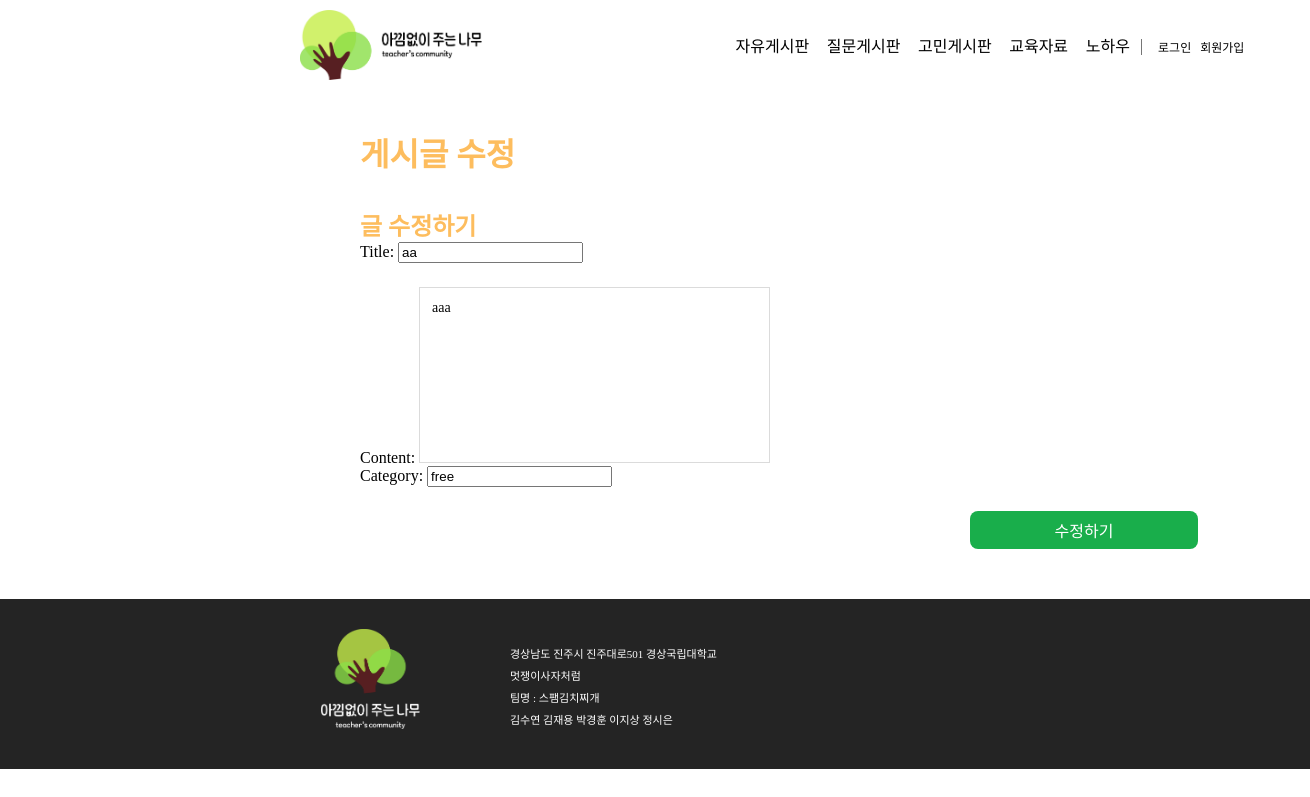
The page /update_post/1 on the database as committed earlier.
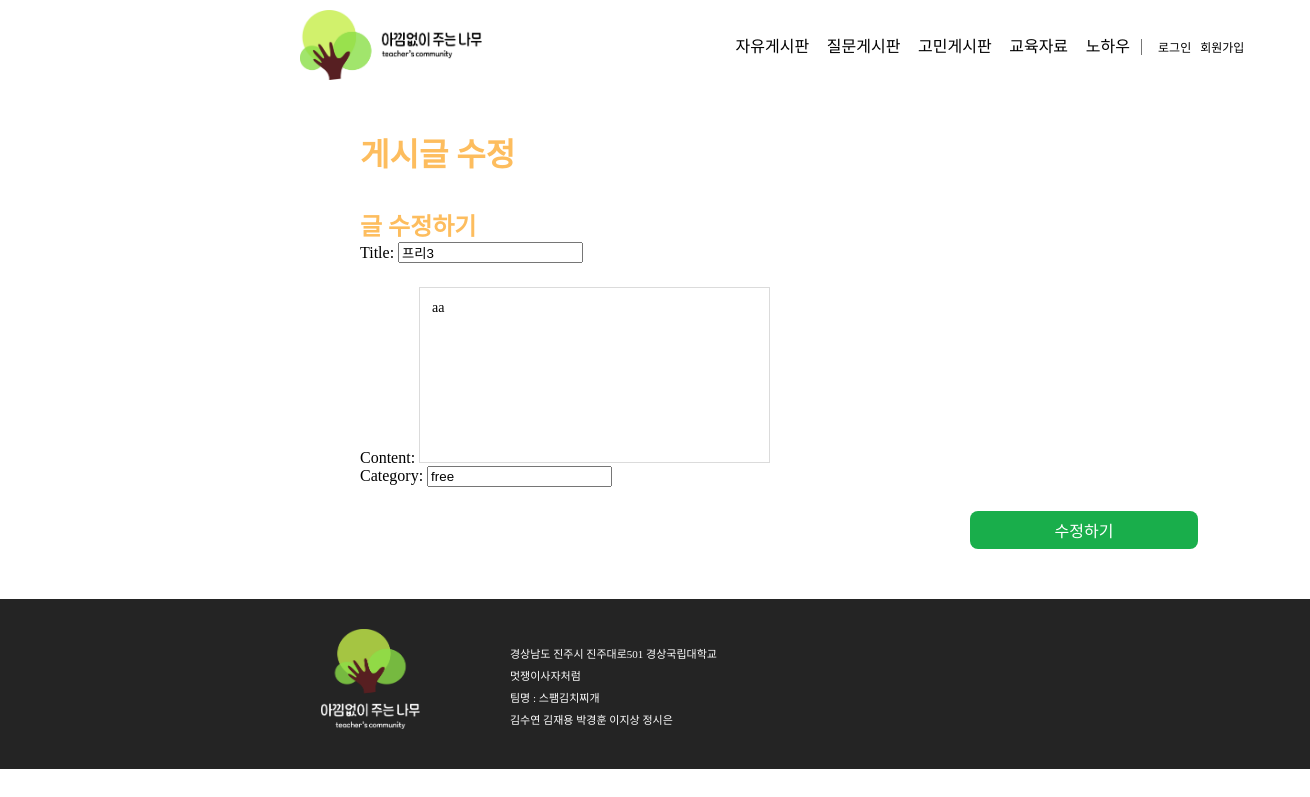
The same page on the database as committed later.
### teacher_community/models.py (models this page shows, shortened)
class Post(models.Model):
    author = models.ForeignKey(Teacher, related_name='post_author', on_delete=models.CASCADE)
    title = models.CharField(max_length=255)
    content = models.TextField()
    created_at = models.DateTimeField(auto_now_add=True)
    updated_at = models.DateTimeField(auto_now=True)
    views = models.PositiveIntegerField(default=0)  # 조회수 필드 추가
    category = models.CharField(max_length=10)
    file = models.FileField(upload_to='post_files/', blank=True, null=True)  # 파일 첨부 필드
    class Meta:
        ordering = ['-created_at']  # 최신 글이 먼저 오도록 정렬

### teacher_community/views.py (the view)
# urls.py: path('update_post/<int:post_id>', views.update_post, name='update_post'),
def update_post(request, post_id):
    post = get_object_or_404(Post, id=post_id)
    if request.method == 'POST':
        form = PostForm(request.POST, instance=post)
        if form.is_valid():
            form.save()
            return redirect(f'{post.category}_board')
    else:
        form = PostForm(instance=post)
    return render(request, 'update_post.html', {'form': form, 'post': post})

### teacher_community/forms.py
class PostForm(forms.ModelForm):
    class Meta:
        model = Post
        fields = ['title', 'content', 'category']

### templates/update_post.html (shortened to what this page needs)
{% extends 'nav_footer.html' %}
{% load static %}
{% block content %}
<!DOCTYPE html>
<html lang="ko">
<head>
    <link rel="stylesheet" href="{% static 'css/writepage.css' %}">
</head>
<body>
    <div class="write_wrapper">
        <div class="Title">
            <h2>게시글 수정</h2>
        </div>
        <div class="Write">
            <h4>글 수정하기</h4>
        </div>
        <form action="{% url 'update_post' post_id=post.id %}" method="post">
            {{ form.as_p }}
            <button type="submit"><p>수정하기</p></button>
        </form>
    </div>
</body>
</html>
{% endblock %}

Rows that differ between the two databases and show on the page:
changed Post "aa": title "aa" → "프리3"; content "aaa" → "aa"
